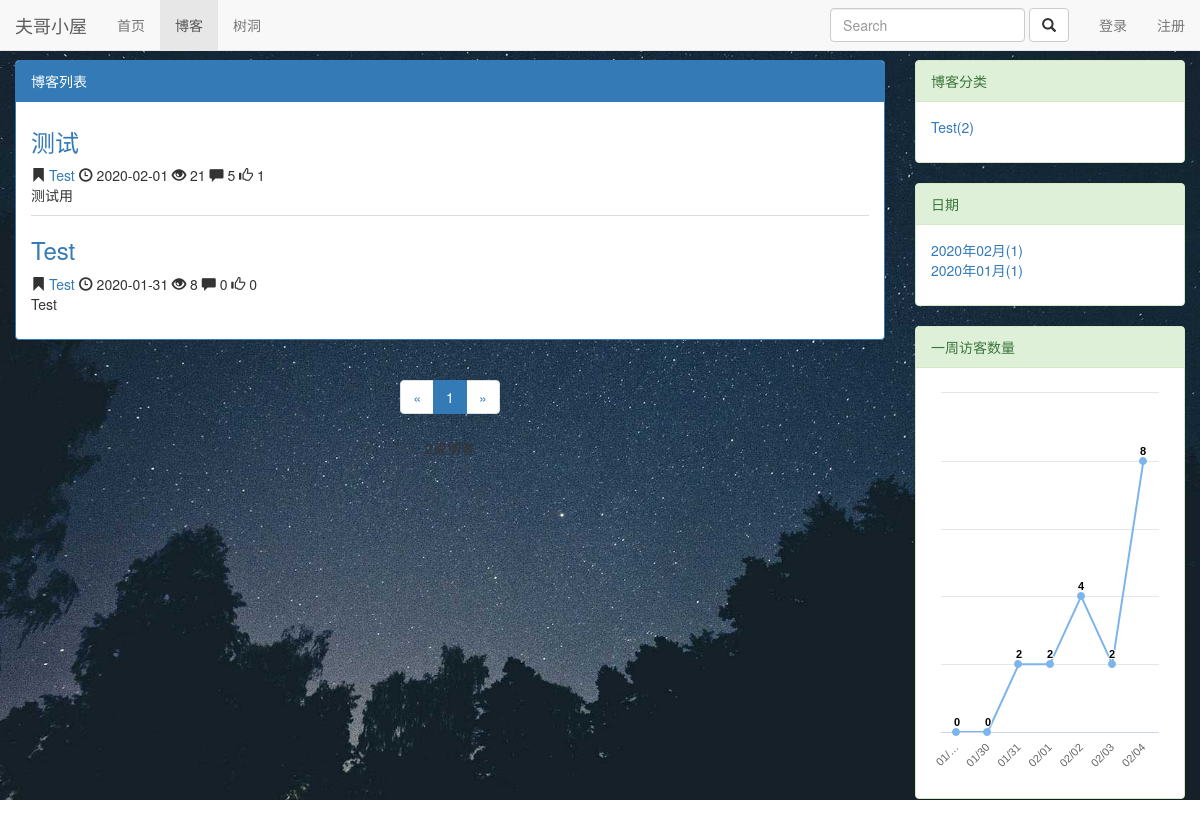
Screenshot of /blog/ with the database file from the repository.
### blog/models.py (models this page shows, shortened)
class Blog(models.Model,ReadNumExpandMethod):
    title=models.CharField(max_length=50)
    blog_type=models.ForeignKey(BlogType,on_delete=models.DO_NOTHING,related_name='blog')
    content=RichTextUploadingField()
    author=models.ForeignKey(User,on_delete=models.DO_NOTHING)
    read_details=GenericRelation(ReadDetail)
    create_time=models.DateTimeField(auto_now_add=True)
    last_updated_time=models.DateTimeField(auto_now=True)
    class Meta:
        ordering=['-create_time']

class BlogType(models.Model):
    type_name=models.CharField(max_length=15)
    def __str__(self):
        return self.type_name

### read_statistics/models.py (models this page shows)
class ReadNum(models.Model):
    read_num=models.IntegerField(default=0)
    content_type=models.ForeignKey(ContentType,on_delete=models.CASCADE)
    object_id=models.PositiveIntegerField()
    content_object=GenericForeignKey('content_type','object_id')

### likes/models.py (models this page shows)
class LikeCount(models.Model):
    content_type = models.ForeignKey(ContentType, on_delete=models.CASCADE)
    object_id = models.PositiveIntegerField()
    content_object = GenericForeignKey('content_type', 'object_id')
    likednum=models.IntegerField(default=0)

### blog/views.py (the view)
# urls.py: path('',views.blog_list,name='blog_list'),
def blog_list(request):
    blogs_all_list = Blog.objects.all()
    context=blog_common_data(request,blogs_all_list)
    context=blog_charts(context)
    return render(request,'blog/blog_list.html', context)

### user/forms.py (shortened to what this page needs)
class LoginForm(forms.Form):
    username_or_email = forms.CharField(label='用户名', widget=forms.TextInput(attrs={'class': 'form-control', 'placeholder': '请输入用户名或邮箱'}))
    password = forms.CharField(label='密码',widget=forms.PasswordInput(attrs={'class': 'form-control', 'placeholder': '请输入密码'}))

### blog/views.py (called while the page is built)
def blog_charts(context):
    blog_content_type = ContentType.objects.get_for_model(Blog)
    dates, read_nums = get_seven_days_read_data(blog_content_type)
    context['dates'] = dates
    context['read_nums'] = read_nums
    return context

### comment/templatetags/comment_tags.py (called while the page is built)
@register.simple_tag
def get_comment_count(obj):
    content_type=ContentType.objects.get_for_model(obj)
    return Comment.objects.filter(content_type=content_type,object_id=obj.pk).count()

### likes/templatetags/likes_tags.py (called while the page is built)
@register.simple_tag
def get_like_count(obj):
    content_type=ContentType.objects.get_for_model(obj)
    like_count,created = LikeCount.objects.get_or_create(content_type=content_type,object_id=obj.pk)
    return like_count.likednum

### read_statistics/models.py (called while the page is built)
    def get_read_num(self):
        try:
            ct = ContentType.objects.get_for_model(self)
            readnum = ReadNum.objects.get(content_type=ct, object_id=self.pk)
            return readnum.read_num
        except exceptions.ObjectDoesNotExist:
            return 0

### read_statistics/utils.py (called while the page is built)
def get_seven_days_read_data(content_type):
    today = timezone.now().date()
    read_nums = []
    dates=[]
    for i in range(7, 0, -1):
        date = today - datetime.timedelta(days=i)
        dates.append(date.strftime("%m/%d"))
        read_details = ReadDetail.objects.filter(content_type=content_type, date=date)
        result = read_details.aggregate(read_num_sum=Sum('read_num'))
        read_nums.append(result['read_num_sum'] or 0)
    return dates,read_nums

### user/context_processors.py (called while the page is built)
def login_modal_form(request):
    return {'login_modal_form':LoginForm()}

### blog/templates/blog/blog_list.html (shortened to what this page needs)
{% extends 'base.html' %}
{% load staticfiles %}
{% load comment_tags %}
{% load likes_tags %}
{% block header_extends %}
    <link rel="stylesheet" href="{% static 'css/blog.css' %}">
{% endblock %}
{% block nav_blog_active %}active{% endblock %}
{% block content %}
    <div class="bg"></div>
    <div class="container-fluid">
        <div class="row">
            <div class="col-xs-12 col-sm-8 col-md-8 col-lg-9">
                <div class="panel panel-primary">
                    <div class="panel-heading">{% block blog_list_title %}博客列表{% endblock %}</div>
                    <div class="panel-body">
                        {% for blog in page_of_blogs.object_list %}
                            <div class="blog">
                                <h3><a href="{% url 'blog_detail' blog.pk %}">{{ blog.title }}</a></h3>
                                <p class="blog_info">
                                    <span class="glyphicon glyphicon-bookmark" aria-hidden="true"></span> <a
                                        href="{% url 'blogs_with_type' blog.blog_type.pk %}">{{ blog.blog_type }}</a>
                                    <span class="glyphicon glyphicon-time"
                                          aria-hidden="true"></span> {{ blog.create_time|date:"Y-m-d" }}
                                    <span class="glyphicon glyphicon-eye-open"
                                          aria-hidden="true"></span> {{ blog.get_read_num }}
                                    <span class="glyphicon glyphicon-comment"
                                          aria-hidden="true"></span> {% get_comment_count blog %}
                                    <span class="glyphicon glyphicon-thumbs-up"
                                          aria-hidden="true"></span> {% get_like_count blog %}
                                </p>
                                <p>{{ blog.content|striptags|truncatechars_html:100 }}</p>
                            </div>
                        {% empty %}
                            <div class="blog">
                                <h3>暂无博客，敬请期待</h3>
                            </div>
                        {% endfor %}
                    </div>
                </div>
                <div class="paginator">
                    <nav aria-label="Page navigation">
                        <ul class="pagination">
                            <li>
                                {% if page_of_blogs.has_previous %}
                                    <a href="?page={{ page_of_blogs.previous_page_number }}" aria-label="Previous">
                                        <span aria-hidden="true">&laquo;</span>
                                    </a>
                                {% else %}
                                    <span aria-hidden="true">&laquo;</span>
                                {% endif %}
                            </li>
                            {% for page_num in page_range %}
                                {% if page_num == page_of_blogs.number %}
                                    <li class="active"><span>{{ page_num }}</span></li>
                                {% else %}
                                    {% if page_num == '...' %}
                                        <li><span>{{ page_num }}</span></li>
                                    {% else %}
                                        <li><a href="?page={{ page_num }}">{{ page_num }}</a></li>
                                    {% endif %}
                                {% endif %}
                            {% endfor %}
                            <li>
                                {% if page_of_blogs.has_next %}
                                    <a href="?page={{ page_of_blogs.next_page_number }}" aria-label="Next">
                                        <span aria-hidden="true">&raquo;</span>
                                    </a>
                                {% else %}
                                    <span aria-hidden="true">&raquo;</span>
                                {% endif %}
                            </li>
                        </ul>
                    </nav>
                    <p>
                        {{ page_of_blogs.paginator.count }}篇博客
                    </p>
                </div>
            </div>
            <div class="hidden-xs col-sm-4 col-md-4 col-lg-3">
                <div class="panel panel-success">
                    <div class="panel-heading">博客分类</div>
                    <div class="panel-body">
                        <ul>
                            {% for blog_type in blog_types %}
                                <li>
                                    <a href="{% url 'blogs_with_type' blog_type.pk %}">{{ blog_type.type_name }}({{ blog_type.blog_count }})</a>
                                </li>
                            {% empty %}
                                <li>暂无分类</li>
                            {% endfor %}
                        </ul>
                    </div>
                </div>
                <div class="panel panel-success">
                    <div class="panel-heading">日期</div>
                    <div class="panel-body">
                        <ul>
                            {% for blog_date,blog_count in blog_dates.items %}
                                <li>
                                    <a href="{% url 'blogs_with_date' blog_date.year blog_date.month %}">
                                        {{ blog_date|date:"Y年m月" }}({{ blog_count }})
                                    </a>
                                </li>
                            {% endfor %}
                        </ul>
                    </div>
                </div>
                <div class="panel panel-success">
                    <div class="panel-heading">一周访客数量</div>
                    <div class="panel-body">
                        <div id="container"></div>
                    </div>
                </div>
            </div>
        </div>
    </div>
{% endblock %}

### static/css/base.css (style rules this page uses)
* { margin: 0; padding: 0; }
body { margin-top: 60px!important; }
ul { list-style-type: none!important; }

### blog/static/css/blog.css (style rules this page uses)
.bg { position: fixed; left: 0; top: 0; bottom: 0; background: url("/media/img/blog/bg.jpg") no-repeat center; background-attachment: fixed; width: 100vw; height: 100vh; background-size: cover; opacity: 1; }
li { list-style-type: none; }
div.blog h3 { margin-top: 0.5em; }
div.blog:not(:last-child) { margin-bottom: 1.5em; border-bottom: 1px solid gainsboro; }
div.blog p.blog_info { margin-bottom: 0; }
div.paginator { text-align: center; }

### rows the page displays
Blog: title "测试", blog_type "Test", create_time "2020-02-01", get_read_num "21", id "5", id.likednum "1", content "测试用"
Blog: title "Test", blog_type "Test", create_time "2020-01-31", get_read_num "8", id "0", id.likednum "0", content "Test"
BlogType: type_name "Test", blog_count "2"

### other values shown
{{ page_num }} "1"
{{ page_of_blogs.paginator.count }} "2"
{{ blog_date|date:"Y年m月" }} "2020年02月" "2020年01月"
{{ blog_count }} "1" "1"
